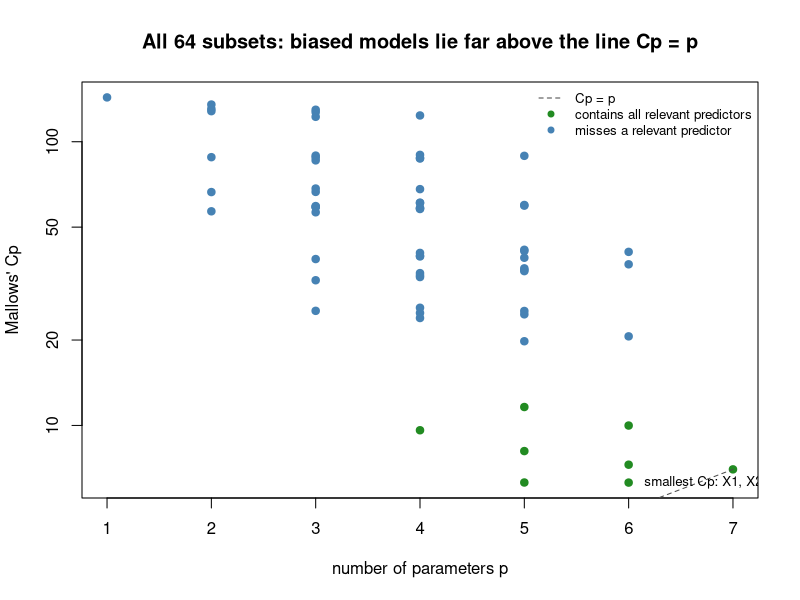

Generate this figure with R:
# Mallows' Cp for all subsets of six simulated candidate predictors (three relevant).
library(MASS)
set.seed(0)
n <- 60
k <- 6
Sigma <- 0.3 * matrix(1, k, k) + 0.7 * diag(k)
Z <- mvrnorm(n, mu = rep(0, k), Sigma = Sigma)
y <- 1 + 1.0 * Z[, 1] + 0.8 * Z[, 2] + 0.6 * Z[, 3] + rnorm(n)

sse <- function(cols) {
  X <- cbind(1, Z[, cols, drop = FALSE])
  sum(lm.fit(X, y)$residuals^2)
}

# all 2^6 = 64 subsets (leaps::regsubsets(Z, y, nbest = 20)$cp gives the same Cp values)
subsets <- c(list(integer(0)), unlist(lapply(1:k, function(s) combn(k, s, simplify = FALSE)), recursive = FALSE))
P <- k + 1
mse_full <- sse(1:k) / (n - P)
p <- sapply(subsets, length) + 1
cp <- sapply(subsets, sse) / mse_full - (n - 2 * p)
relevant <- sapply(subsets, function(s) all(1:3 %in% s))
best <- which.min(cp)

plot(p, cp, log = "y", pch = 19, col = ifelse(relevant, "forestgreen", "steelblue"),
     xlab = "number of parameters p", ylab = "Mallows' Cp",
     main = "All 64 subsets: biased models lie far above the line Cp = p")
lines(c(1, P), c(1, P), lty = 2, col = "gray30")
text(p[best] + 0.15, cp[best], paste("smallest Cp: X", paste(subsets[[best]], collapse = ", X"), sep = ""),
     adj = 0, cex = 0.8)
legend("topright", bty = "n", cex = 0.8, pch = c(NA, 19, 19), lty = c(2, NA, NA),
       col = c("gray30", "forestgreen", "steelblue"),
       legend = c("Cp = p", "contains all relevant predictors", "misses a relevant predictor"))
